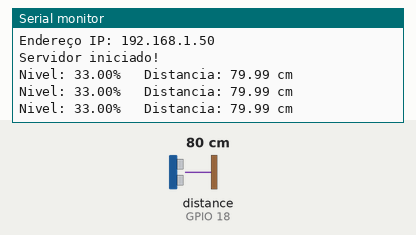
Simulated run of this sketch. Board: ESP32. Shown: the last lines printed to the serial monitor. Wiring (inferred from the names in the program): ultrasonic range finder: trigger GPIO 5; echo GPIO 18. Inputs (shaded band) come from the test bench; at power-on: distance to the obstacle (sensor on GPIO 18) 80 cm. The echo pulse lasts 58.3 µs per cm; WiFi joins after 1.5 s; servers stay silent unless stated.

Above: at 3.7 s.
3.8 s: distance to the obstacle (sensor on GPIO 18) set to 2 cm
At 4.4 s:
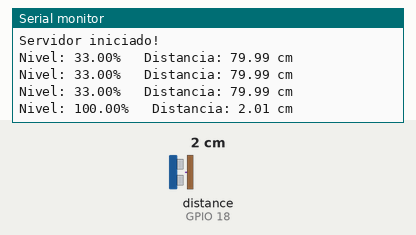
5.3 s: distance to the obstacle (sensor on GPIO 18) set to 4 cm
At 5.9 s:
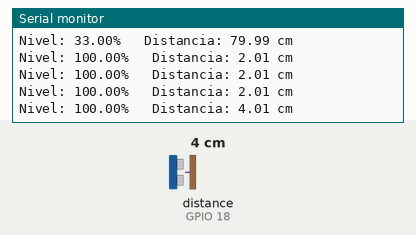
Timing chart, 0 to 8.3 s (numbered marks = the images above; inputs shaded):
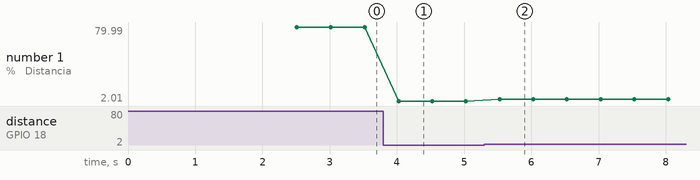

The sketch:

sketch_jun29a.ino
```cpp
#include <WiFi.h>
#include <WebServer.h>
#include <ArduinoJson.h>

const char* ssid = "KAYROSLINK-6349";
const char* password = "34676230";

WebServer server(80);

// -------------------- SENSOR --------------------

const int TRIGGER = 5;
const int ECHO = 18;

const float DISTANCIA_VAZIO = 110.0;
const float DISTANCIA_CHEIO = 20.0;

// -------------------- VARIÁVEIS --------------------

float distancia = 0;
float percentual = 0;


const int CAPACIDADE_TOTAL = 30000;

int volume = 0;

String status = "";

bool bomba = false;

int rssi = 0;

int qualidadeWifi = 0;

// -------------------- SERVIDOR WEB --------------------

void enviarDados() {

  JsonDocument json;

  // Dados da caixa
  json["nivel"] = percentual;
  json["volume"] = (int)((percentual / 100.0) * CAPACIDADE_TOTAL);

  if (percentual >= 70)
    json["status"] = "NORMAL";
  else if (percentual >= 30)
    json["status"] = "ATENCAO";
  else
    json["status"] = "CRITICO";

  // Estado da bomba (por enquanto fixo)
  json["bomba"] = bomba;

  // Estado do ESP32
  json["esp32"] = "ONLINE";

  // Wi-Fi
  int rssi = WiFi.RSSI();

  json["wifi"]["rssi"] = rssi;

  int qualidade = map(rssi, -90, -40, 0, 100);
  qualidade = constrain(qualidade, 0, 100);

  json["wifi"]["qualidade"] = qualidade;

  String resposta;

  serializeJson(json, resposta);

  server.sendHeader("Access-Control-Allow-Origin", "*");
  server.send(200, "application/json", resposta);

}

// -------------------- SETUP --------------------

void setup() {

  Serial.begin(115200);
  delay(1000);

  Serial.println();
  Serial.println("=================================");
  Serial.println(" INICIANDO HYDROMONITOR ");
  Serial.println("=================================");

  pinMode(TRIGGER, OUTPUT);
  pinMode(ECHO, INPUT);

  Serial.print("Conectando ao Wi-Fi");

  WiFi.begin(ssid, password);

  while (WiFi.status() != WL_CONNECTED) {
    delay(500);
    Serial.print(".");
  }

  Serial.println();
  Serial.println("Wi-Fi conectado!");
  Serial.print("Endereço IP: ");
  Serial.println(WiFi.localIP());

  server.on("/dados", enviarDados);

  server.begin();

  Serial.println("Servidor iniciado!");
}

// -------------------- LOOP --------------------

void loop() {

  server.handleClient();

  digitalWrite(TRIGGER, LOW);
  delayMicroseconds(5);

  digitalWrite(TRIGGER, HIGH);
  delayMicroseconds(10);

  digitalWrite(TRIGGER, LOW);

  long tempo = pulseIn(ECHO, HIGH, 30000);

  distancia = tempo * 0.0343 / 2.0;

  if (distancia <= 0 || distancia > 300) {
    delay(500);
    return;
  }

  percentual = map(
      distancia * 10,
      DISTANCIA_VAZIO * 10,
      DISTANCIA_CHEIO * 10,
      0,
      100);

  percentual = constrain(percentual, 0, 100);

  Serial.print("Nivel: ");
  Serial.print(percentual);
  Serial.print("%   ");

  Serial.print("Distancia: ");
  Serial.print(distancia);
  Serial.println(" cm");

  delay(500);
}
```

Measured:
- after the input at 3.8 s, the serial monitor: prints a new line after 0.22 s (image 1)
- after the input at 5.3 s, the serial monitor: prints a new line after 0.23 s (image 2)
- plotted number 1: 79.99 → 2.01 after the input at 3.8 s, 2.01 → 4.01 after the input at 5.3 s
